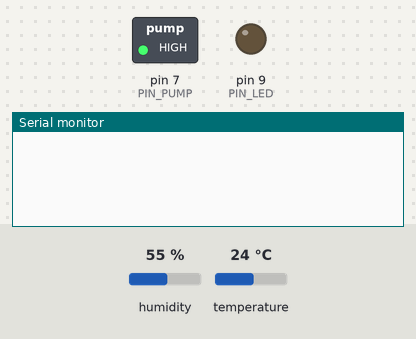
Recording of a sketch running on a simulated Arduino Uno, built with avr-gcc and run on an emulated ATmega328P. Parts: switched loads named in the sketch (green lamp = pin HIGH), output pins drawn as LEDs (lit = HIGH), the last lines printed to the serial monitor. Inputs (shaded band) come from the test bench; at power-on: humidity 55 %, temperature 24 °C.

Above: at 1.2 s.
1.3 s: humidity set to 21 %
At 6.4 s:
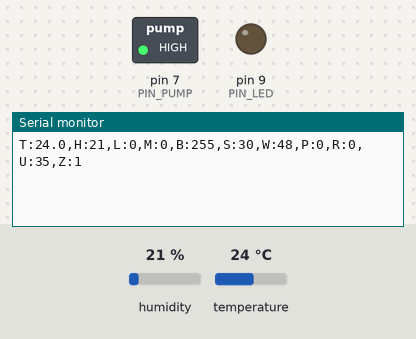
11.5 s: humidity set to 18 %
At 15.5 s:
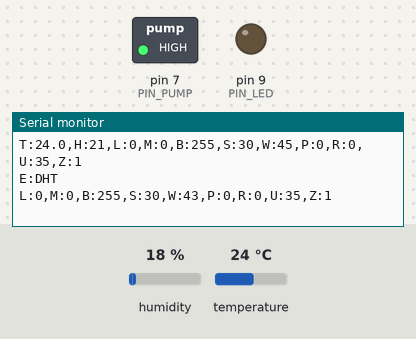

The sketch:

invernadero_uno_hc05.ino
```cpp
/*
  Invernadero Monitor - Arduino Uno + HC-05 + DHT22/DHT11 + LED (PWM) + riego

  Conexiones:
    HC-05 TXD -> pin 10 (RX de SoftwareSerial)
    HC-05 RXD -> pin 11 (TX de SoftwareSerial) mediante divisor de tension 5V -> 3.3V
    DHT22/DHT11 DATA -> pin 2
    LED (con resistencia 220 ohm) -> pin 9 (PWM)
    Sensor de humedad de suelo capacitivo (AOUT) -> A0
    Modulo rele (IN) -> pin 7; la bomba o electrovalvula se alimenta aparte, a traves del rele

  Libreria requerida: "DHT sensor library" de Adafruit (y "Adafruit Unified Sensor").

  Protocolo (lineas de texto terminadas en \n, 9600 baudios):
    Arduino -> app:
      T:24.5,H:60,L:1,M:0,B:255,S:30,W:45,P:0,R:1,U:35   lectura periodica cada 5 s
      L:1,M:0,B:128,S:30,W:45,P:0,R:1,U:35               eco de estado tras un comando
      ...,Z:1                                            se agrega en modo simulacion de suelo
      EV:1,12,33,46,U    fin de un riego: automatico (1) o manual (0), duracion en s,
                         humedad del suelo al inicio y al final, y motivo:
                         U umbral alcanzado, T tiempo maximo, M detenido, E falla del sensor
      E:DHT | E:SUELO    fallo del sensor
      PONG               respuesta a PING
    App -> Arduino:
      LED:1 | LED:0 | BRI:0-255 | AUTO:1 | AUTO:0 | SET:10-60 | PING
      PUMP:1 | PUMP:0 | RIEGO:1 | RIEGO:0 | SOIL:10-80 | FALLA:1 | FALLA:0 (solo simulacion)
      (no distingue mayusculas de minusculas)

  Depuracion: todo lo enviado por Bluetooth se copia al Serial Monitor (USB, 9600),
  y los comandos recibidos se muestran con el prefijo "RX:".
*/

#include <SoftwareSerial.h>
#include <DHT.h>

const uint8_t PIN_BT_RX = 10;
const uint8_t PIN_BT_TX = 11;
const uint8_t PIN_DHT = 2;
const uint8_t PIN_LED = 9;
const uint8_t PIN_SOIL = A0;
const uint8_t PIN_PUMP = 7;

const unsigned long SEND_INTERVAL_MS = 5000;
const float HYSTERESIS_C = 1.0;
const uint8_t LINE_BUFFER_SIZE = 32;

// Modelo del sensor: DHT22 (AM2302, cuerpo blanco) o DHT11 (cuerpo azul).
// Si se elige el modelo equivocado, las lecturas salen absurdas (ej. T:0.1,H:12).
#define DHT_TYPE DHT22

// Rango de especificacion del sensor: fuera de el, la lectura se considera invalida.
#if DHT_TYPE == DHT11
const float DHT_MIN_TEMP_C = 0.0;
const float DHT_MAX_TEMP_C = 50.0;
const float DHT_MIN_HUMIDITY = 20.0;
const float DHT_MAX_HUMIDITY = 90.0;
#else
const float DHT_MIN_TEMP_C = -40.0;
const float DHT_MAX_TEMP_C = 80.0;
const float DHT_MIN_HUMIDITY = 0.0;
const float DHT_MAX_HUMIDITY = 100.0;
#endif

// 1 = todavia no hay sensor de suelo ni bomba: la humedad del suelo se simula y la app
// lo muestra como "Simulacion". Poner en 0 al conectar el hardware real.
#define SIMULAR_SUELO 1

// La mayoria de modulos rele se activan con nivel bajo en IN.
const bool RELAY_ACTIVE_LOW = true;

// Calibracion del sensor capacitivo: lectura de A0 en el aire (seco) y sumergido en agua.
const int SOIL_RAW_DRY = 520;
const int SOIL_RAW_WET = 260;

const unsigned long IRRIGATION_TICK_MS = 1000;
const uint8_t SOIL_HYSTERESIS = 10;         // el riego automatico termina en umbral + 10 %
const unsigned long PUMP_MAX_MS = 30000;    // seguridad: ningun riego dura mas de 30 s
const unsigned long PUMP_PAUSE_MS = 60000;  // espera minima entre riegos automaticos

SoftwareSerial bt(PIN_BT_RX, PIN_BT_TX);
DHT dht(PIN_DHT, DHT_TYPE);

// Todo lo que se envia por Bluetooth se copia al USB (Serial Monitor, 9600) para depurar.
class Tee : public Print {
 public:
  size_t write(uint8_t c) override {
    Serial.write(c);
    return bt.write(c);
  }
};
Tee out;

bool ledOn = false;
bool autoMode = false;
uint8_t brightness = 255;
int threshold = 30;

float lastTemperature = NAN;
unsigned long lastSend = 0;

bool irrigationAuto = false;
bool pumpOn = false;
bool pumpManual = false;
bool pumpEverStopped = false;
uint8_t soilThreshold = 35;
int soilMoisture = -1;  // -1 = sin lectura valida
int soilAtStart = 0;
unsigned long pumpStartMs = 0;
unsigned long lastPumpStopMs = 0;
unsigned long lastIrrigationTick = 0;

#if SIMULAR_SUELO
float simulatedSoil = 50.0;
bool simulatedFault = false;  // la bomba se enciende pero no moja el suelo
#endif

char lineBuffer[LINE_BUFFER_SIZE];
uint8_t lineLength = 0;

void applyLed() {
  analogWrite(PIN_LED, ledOn ? brightness : 0);
}

void sendState(bool includeReading, float temperature, float humidity) {
  if (includeReading) {
    out.print(F("T:"));
    out.print(temperature, 1);
    out.print(F(",H:"));
    out.print(humidity, 0);
    out.print(',');
  }
  out.print(F("L:"));
  out.print(ledOn ? 1 : 0);
  out.print(F(",M:"));
  out.print(autoMode ? 1 : 0);
  out.print(F(",B:"));
  out.print(brightness);
  out.print(F(",S:"));
  out.print(threshold);
  if (soilMoisture >= 0) {
    out.print(F(",W:"));
    out.print(soilMoisture);
  }
  out.print(F(",P:"));
  out.print(pumpOn ? 1 : 0);
  out.print(F(",R:"));
  out.print(irrigationAuto ? 1 : 0);
  out.print(F(",U:"));
  out.print(soilThreshold);
#if SIMULAR_SUELO
  out.print(F(",Z:1"));
#endif
  out.println();
}

// ---------- Riego ----------

void setPump(bool on) {
  digitalWrite(PIN_PUMP, (on != RELAY_ACTIVE_LOW) ? HIGH : LOW);
}

int readSoil() {
#if SIMULAR_SUELO
  return (int)(simulatedSoil + 0.5);
#else
  int raw = analogRead(PIN_SOIL);
  if (raw < 50 || raw > 1000) return -1;  // sensor desconectado o en corto
  long percent = map(raw, SOIL_RAW_DRY, SOIL_RAW_WET, 0, 100);
  return (int)constrain(percent, 0, 100);
#endif
}

#if SIMULAR_SUELO
// Modelo simple y acelerado para demostraciones: el suelo se seca medio punto por segundo
// y el riego lo humedece tres puntos por segundo, salvo que se simule una falla de la bomba.
void updateSimulatedSoil() {
  if (pumpOn && !simulatedFault) {
    simulatedSoil += 3.0;
  } else {
    simulatedSoil -= 0.5;
  }
  simulatedSoil = constrain(simulatedSoil, 0.0, 100.0);
}
#endif

void startPump(bool manual) {
  if (pumpOn) return;
  pumpOn = true;
  pumpManual = manual;
  pumpStartMs = millis();
  soilAtStart = soilMoisture < 0 ? 0 : soilMoisture;
  setPump(true);
}

// Apaga la bomba e informa el riego a la app para que lo verifique.
void stopPump(char reason) {
  if (!pumpOn) return;
  pumpOn = false;
  setPump(false);
  unsigned long now = millis();
  lastPumpStopMs = now;
  pumpEverStopped = true;
  if (soilMoisture < 0) reason = 'E';
  out.print(F("EV:"));
  out.print(pumpManual ? 0 : 1);
  out.print(',');
  out.print((now - pumpStartMs + 500) / 1000);
  out.print(',');
  out.print(soilAtStart);
  out.print(',');
  out.print(soilMoisture < 0 ? 0 : soilMoisture);
  out.print(',');
  out.println(reason);
}

void updateIrrigation() {
#if SIMULAR_SUELO
  updateSimulatedSoil();
#endif
  soilMoisture = readSoil();
  unsigned long now = millis();
  bool wasOn = pumpOn;

  if (pumpOn) {
    if (soilMoisture < 0) {
      stopPump('E');
    } else if (now - pumpStartMs >= PUMP_MAX_MS) {
      stopPump('T');
    } else if (!pumpManual && soilMoisture >= soilThreshold + SOIL_HYSTERESIS) {
      stopPump('U');
    }
  } else if (irrigationAuto && soilMoisture >= 0 && soilMoisture < soilThreshold) {
    bool rested = !pumpEverStopped || now - lastPumpStopMs >= PUMP_PAUSE_MS;
    if (rested) startPump(false);
  }

  if (pumpOn != wasOn) sendState(false, 0, 0);
}

// ---------- Comandos ----------

void handleCommand(const char* line) {
  Serial.print(F("RX: "));
  Serial.println(line);
  if (strcmp(line, "PING") == 0) {
    out.println(F("PONG"));
    return;
  }
  if (strncmp(line, "LED:", 4) == 0) {
    ledOn = (line[4] == '1');
    applyLed();
  } else if (strncmp(line, "BRI:", 4) == 0) {
    brightness = (uint8_t)constrain(atoi(line + 4), 0, 255);
    applyLed();
  } else if (strncmp(line, "AUTO:", 5) == 0) {
    autoMode = (line[5] == '1');
    if (autoMode) updateAuto();
  } else if (strncmp(line, "SET:", 4) == 0) {
    threshold = constrain(atoi(line + 4), 10, 60);
    if (autoMode) updateAuto();
  } else if (strncmp(line, "PUMP:", 5) == 0) {
    if (line[5] == '1') {
      startPump(true);
    } else {
      stopPump('M');
    }
  } else if (strncmp(line, "RIEGO:", 6) == 0) {
    irrigationAuto = (line[6] == '1');
    if (!irrigationAuto && pumpOn && !pumpManual) stopPump('M');
  } else if (strncmp(line, "SOIL:", 5) == 0) {
    soilThreshold = (uint8_t)constrain(atoi(line + 5), 10, 80);
#if SIMULAR_SUELO
  } else if (strncmp(line, "FALLA:", 6) == 0) {
    simulatedFault = (line[6] == '1');
#endif
  } else {
    return;
  }
  sendState(false, 0, 0);
}

void updateAuto() {
  if (isnan(lastTemperature)) return;
  if (lastTemperature > threshold) {
    ledOn = true;
  } else if (lastTemperature < threshold - HYSTERESIS_C) {
    ledOn = false;
  }
  applyLed();
}

void readSerial() {
  while (bt.available()) {
    char c = (char)toupper(bt.read());
    if (c == '\n') {
      lineBuffer[lineLength] = '\0';
      if (lineLength > 0) handleCommand(lineBuffer);
      lineLength = 0;
    } else if (c != '\r') {
      if (lineLength < LINE_BUFFER_SIZE - 1) {
        lineBuffer[lineLength++] = c;
      } else {
        lineLength = 0;
      }
    }
  }
}

void setup() {
  pinMode(PIN_PUMP, OUTPUT);
  setPump(false);
  pinMode(PIN_LED, OUTPUT);
  applyLed();
  Serial.begin(9600);
  bt.begin(9600);
  dht.begin();
}

void loop() {
  readSerial();

  unsigned long now = millis();
  if (now - lastIrrigationTick >= IRRIGATION_TICK_MS) {
    lastIrrigationTick = now;
    updateIrrigation();
  }

  if (now - lastSend >= SEND_INTERVAL_MS) {
    lastSend = now;
    float temperature = dht.readTemperature();
    float humidity = dht.readHumidity();
    bool valid = !isnan(temperature) && !isnan(humidity) &&
                 temperature >= DHT_MIN_TEMP_C && temperature <= DHT_MAX_TEMP_C &&
                 humidity >= DHT_MIN_HUMIDITY && humidity <= DHT_MAX_HUMIDITY;
    if (soilMoisture < 0) out.println(F("E:SUELO"));
    if (!valid) {
      out.println(F("E:DHT"));
      sendState(false, 0, 0);
    } else {
      lastTemperature = temperature;
      if (autoMode) updateAuto();
      sendState(true, temperature, humidity);
    }
  }
}
```

Measured:
- the behaviour switches between 20 and 19 % on humidity (found by bisection; images 1 and 2)
- after the input at 1.3 s, the serial monitor: prints a new line after 3.7 s (image 1)
- after the input at 11.5 s, the serial monitor: prints a new line after 3.5 s (image 2)
